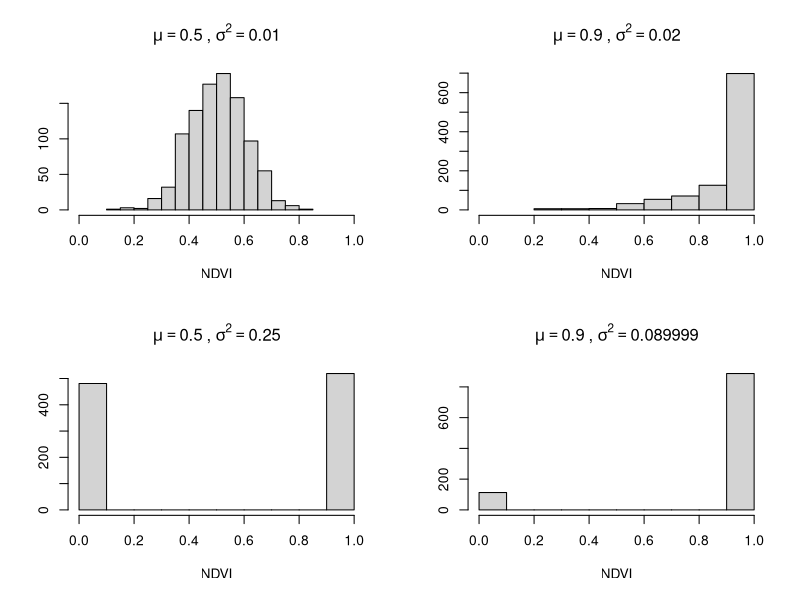
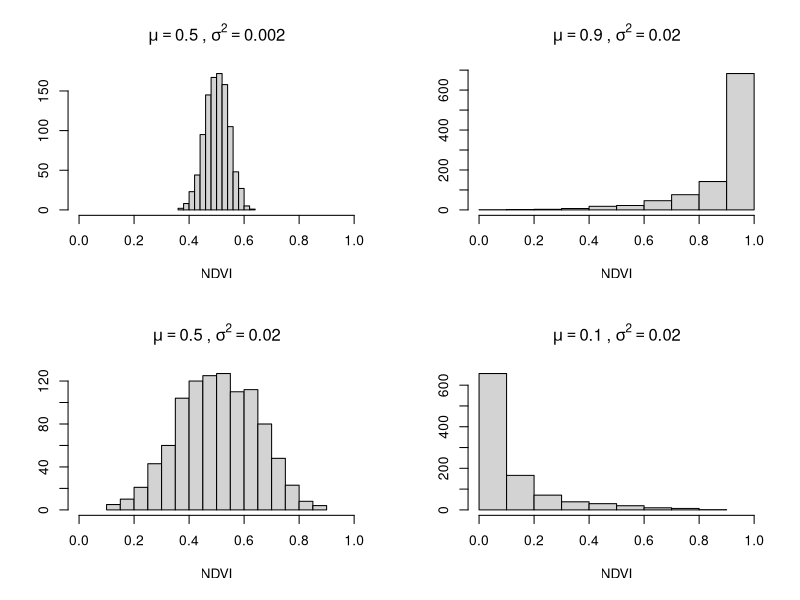

Here is the R script that generated these plots, in order:
rbeta2 <- function(mu, s2) {
  alpha <- ((1 - mu) / s2 - 1/mu) * mu^2
  beta <- alpha * (1/mu - 1)
  
  cat('alpha =', alpha, ', beta =', beta)
  x <- rbeta(1e3, alpha, beta)
  
  hist(x, main = bquote(mu == .(mu)~','~sigma^2 == .(s2)),
       ylab = '', xlab = 'NDVI', xlim = c(0, 1))
}

layout(matrix(1:4, ncol = 2))
rbeta2(mu = 0.5, s2 = 0.01)
rbeta2(mu = 0.5, s2 = 0.25) # note: scale is 0.25 / (0.5 * 0.5) = 1
rbeta2(mu = 0.9, s2 = 0.02)
rbeta2(mu = 0.9, s2 = 0.089999) # note: scale is 0.089999 / (0.9 * 0.1) = 0.9999889 ~= 1

rbeta2(mu = 0.5, s2 = 0.002)
rbeta2(mu = 0.5, s2 = 0.02) # note: scale is 0.25 / (0.5 * 0.5) = 1
rbeta2(mu = 0.9, s2 = 0.02)
rbeta2(mu = 0.1, s2 = 0.02) # note: scale is 0.089999 / (0.9 * 0.1) = 0.9999889 ~= 1
